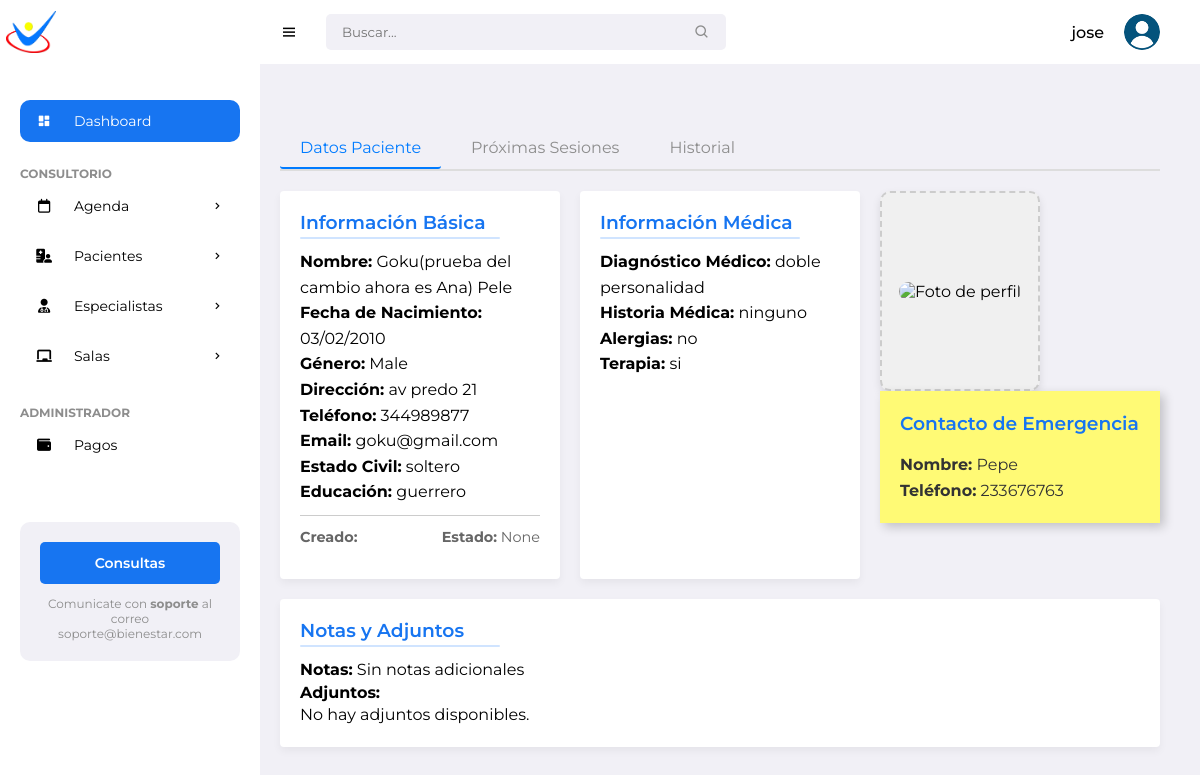
Before: /patient/5/schedule/ (signed in) with the older database file.
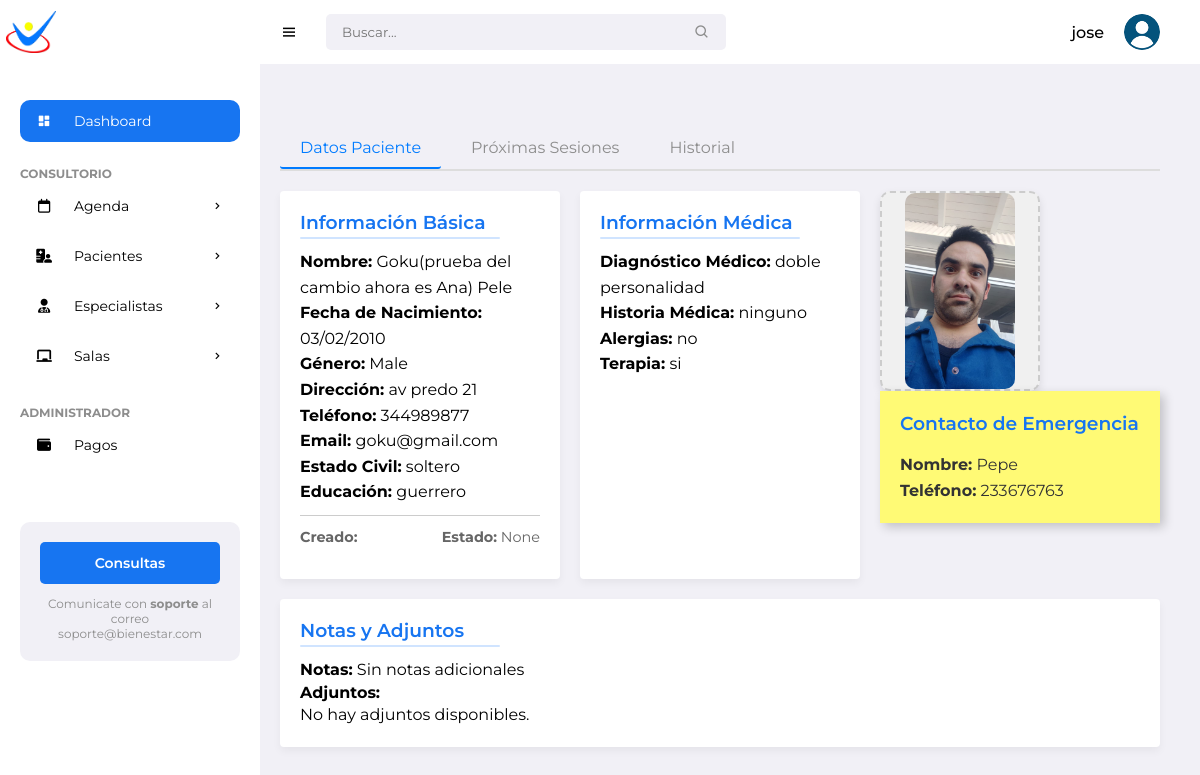
After: the same page with the newer database file.
### pacientes/models.py (models this page shows)
class Patient(models.Model):
    name = models.CharField(max_length=100)
    surname = models.CharField(max_length=100)
    date_of_birth = models.DateField()
    gender = models.CharField(max_length=10, choices=[('M','Male'), ('F','Female')])
    address = models.CharField(max_length=255)
    phone_number = models.CharField(max_length=20)
    email = models.EmailField()
    photo = models.ImageField(upload_to='patient_photos/', blank=True, null=True)
    marital_status = models.CharField(max_length=20)
    medical_diagnosis = models.TextField()
    attachments = models.FileField(upload_to='patient_attachments/', blank=True, null=True)
    therapy = models.CharField(max_length=100)
    education = models.CharField(max_length=100, default='No especificado')
    therapist = models.ForeignKey(Specialist, on_delete=models.SET_NULL, null=True, related_name='patients')
    medical_history = models.TextField(blank=True, null=True)
    allergies = models.CharField(max_length=255, blank=True)  # Changed from TextField
    emergency_contact_name = models.CharField(max_length=100)
    emergency_contact_phone = models.CharField(max_length=20)  # Updated length
    notes = models.TextField(blank=True)
    created_date = models.DateTimeField(auto_now_add=True)
    status = models.CharField(max_length=50, choices=[
        ('Active', 'Active'),
        ('Discharged', 'Discharged'),
        ('Suspended', 'Suspended')
    ], blank=True,
        null=True)
    def __str__(self):
        return f'{self.name} {self.surname}'

### pacientes/views.py (the view)
# urls.py: path('patient/<int:patient_id>/schedule/', views.patient_schedule, name='patient_schedule'),
@login_required
def patient_schedule(request, patient_id):
    patient = get_object_or_404(Patient, id=patient_id)
    sessions = Session.objects.filter(patient=patient).order_by('date', 'time')
    specialists = Specialist.objects.all()
    rooms = Room.objects.all()
    if request.method == 'POST':
        form = SessionForm(request.POST, request.FILES)
        if form.is_valid():
            session = form.save(commit=False)
            session.patient = patient
            session.save()
            return redirect('patient_schedule', patient_id=patient.id)
    else:
        form = SessionForm(initial={'patient': patient})
    return render(request, 'pacientes/patient_schedule.html', {
        'patient': patient,
        'sessions': sessions,
        'form': form,
        'specialists': specialists,
        'rooms': rooms
    })

### pacientes/forms.py
class SessionForm(forms.ModelForm):
    class Meta:
        model = Session
        fields = [
            'patient', 'specialist', 'room', 'date',
            'time', 'objective', 'activity', 'materials',
            'observation', 'attachment'
        ]
        labels = {
            'patient': 'Paciente',
            'specialist': 'Especialista',
            'room': 'Sala',
            'date': 'Fecha',
            'time': 'Hora',
            'objective': 'Objetivo',
            'activity': 'Actividad',
            'materials': 'Materiales',
            'observation': 'Observación',
            'attachment': 'Archivo Adjunto'
        }
        widgets = {
            'date': forms.DateInput(attrs={'type': 'date'}),
            'time': forms.TimeInput(attrs={'type': 'time'}),
            'activity': forms.Textarea(attrs={'rows': 4}),
            'materials': forms.Textarea(attrs={'rows': 3}),
            'observation': forms.Textarea(attrs={'rows': 3})
        }

### pacientes/models.py (called while the page is built)
    def __str__(self):
        return f"{self.name} {self.surname}"

    def __str__(self):
        return self.name

### pacientes/templates/pacientes/patient_schedule.html (shortened to what this page needs)
{% extends 'pacientes/base.html' %}
{% block left_content %}
<div class="tabs-container">
    <div class="tabs-buttons">
        <button class="tab-button active" data-tab="datos">Datos Paciente</button>
        <button class="tab-button" data-tab="proximas">Próximas Sesiones</button>
        <button class="tab-button" data-tab="historial">Historial</button>
    </div>
    <div class="tabs-content">
        <div class="tab-content active" id="datos">
            <div class="patient-details">
                <div class="patient-info">
                    <h3>Información Básica</h3>
                    <p><strong>Nombre:</strong> {{ patient.name }} {{ patient.surname }}</p>
                    <p><strong>Fecha de Nacimiento:</strong> {{ patient.date_of_birth|date:"d/m/Y" }}</p>
                    <p><strong>Género:</strong> {{ patient.get_gender_display }}</p>
                    <p><strong>Dirección:</strong> {{ patient.address }}</p>
                    <p><strong>Teléfono:</strong> {{ patient.phone_number }}</p>
                    <p><strong>Email:</strong> {{ patient.email }}</p>
                    <p><strong>Estado Civil:</strong> {{ patient.marital_status }}</p>
                    <p><strong>Educación:</strong> {{ patient.education|default:"Sin información" }}</p>
                    <div class="additional-info-row">
                        <p class="created"><strong>Creado:</strong> {{ patient.create|date:"d/m/Y" }}</p>
                        <p class="status"><strong>Estado:</strong> {{ patient.status }}</p>
                    </div>
                </div>
                <div class="medical-info">
                    <h3>Información Médica</h3>
                    <p><strong>Diagnóstico Médico:</strong> {{ patient.medical_diagnosis|default:"Sin información" }}</p>
                    <p><strong>Historia Médica:</strong> {{ patient.medical_history|default:"Sin información" }}</p>
                    <p><strong>Alergias:</strong> {{ patient.allergies|default:"Sin alergias registradas" }}</p>
                    <p><strong>Terapia:</strong> {{ patient.therapy }}</p>
                </div>
                <div class="photo-and-contact">
                    <div class="patient-photo">
                        {% if patient.photo %}
                        <img src="{{ patient.photo.url }}" alt="{{ patient.name }} {{ patient.surname }}" class="photo">
                        {% else %}
                        <img src="/static/img/default-avatar.png" alt="Foto de perfil" class="photo">
                        {% endif %}
                    </div>
                    <div class="post-it">
                        <h3>Contacto de Emergencia</h3>
                        <p><strong>Nombre:</strong> {{ patient.emergency_contact_name }}</p>
                        <p><strong>Teléfono:</strong> {{ patient.emergency_contact_phone }}</p>
                    </div>
                </div>
                <div class="additional-info">
                    <h3>Notas y Adjuntos</h3>
                    <p><strong>Notas:</strong> {{ patient.notes|default:"Sin notas adicionales" }}</p>
                    <div class="attachments">
                        <strong>Adjuntos:</strong>
                        {% if patient.attachments %}
                            <ul>
                                {% for attachment in patient.attachments.all %}
                                    <li><a href="{{ attachment.file.url }}" target="_blank">{{ attachment.name }}</a></li>
                                {% endfor %}
                            </ul>
                        {% else %}
                            <p>No hay adjuntos disponibles.</p>
                        {% endif %}
                    </div>
                </div>
            </div>
        </div>
    </div>
</div>
{% endblock %}

Changed rows visible on the page:
changed Patient "Goku(prueba del cambio ahora es Ana)": photo: picture added
